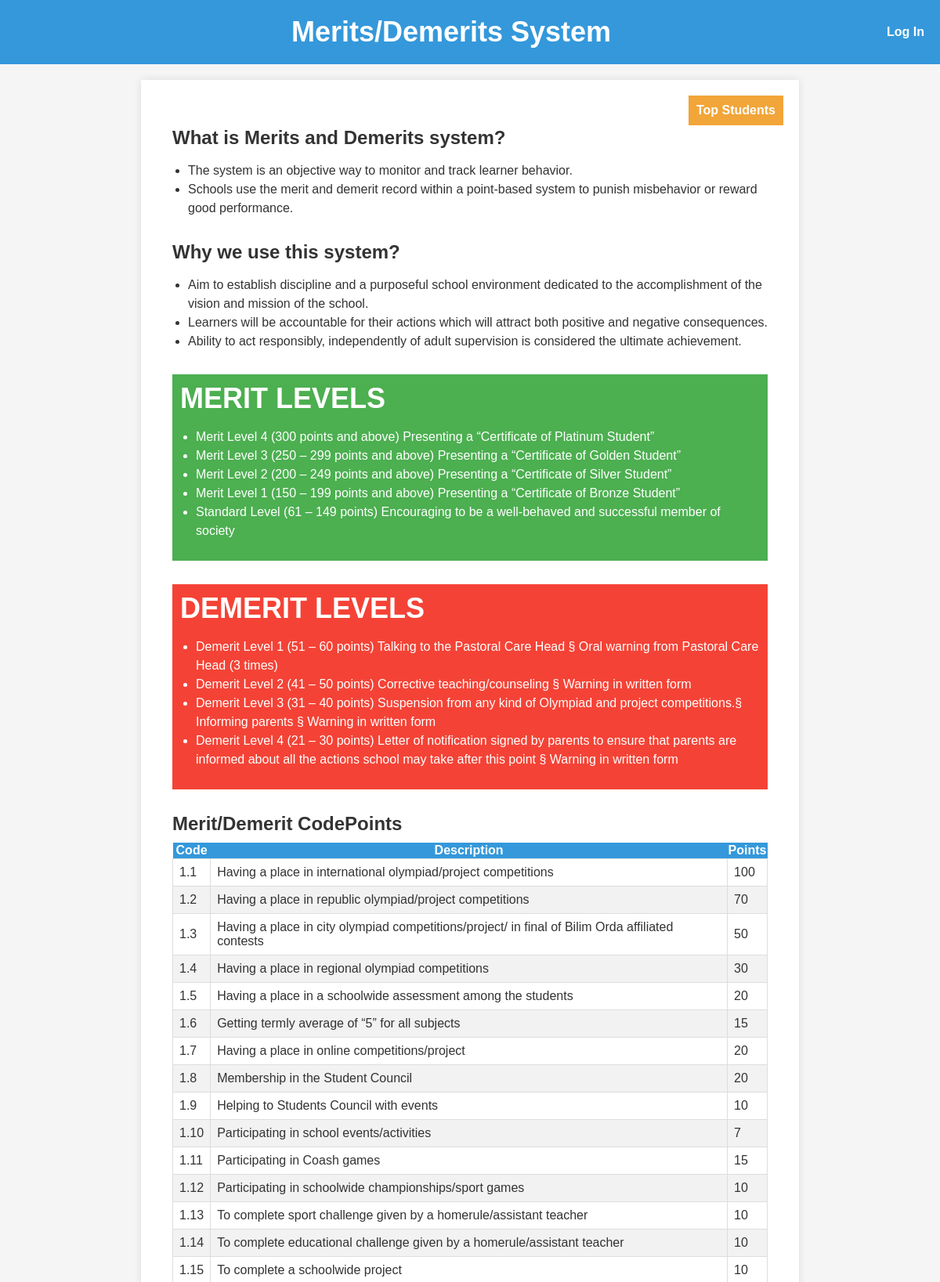
The page / (upper part) on the database its author committed.
### main/models.py (models this page shows, shortened)
class Merit(models.Model):
    code = models.CharField(max_length=256)
    description = models.TextField()
    points = models.IntegerField()

### main/views.py (the view)
# urls.py: path("", views.index, name="index"),
def index(request):
    merits = Merit.objects.all()
    return render(request, "main/index.html", {"merits": merits})

### main/templates/main/index.html (shortened to what this page needs)
{% extends "main/base.html" %}
{% block content %}
<div class="content">
    <div class="top-10">
        <a href="/top_students/">Top Students</a>
    </div>
    <div class="section">
        <h2>What is Merits and Demerits system?</h2>
        <ul>
            <li>The system is an objective way to monitor and track learner behavior.</li>
            <li>Schools use the merit and demerit record within a point-based system to punish misbehavior or reward good performance.</li>
        </ul>
    </div>
    <div class="section">
        <h2>Why we use this system?</h2>
        <ul>
            <li>Aim to establish discipline and a purposeful school environment dedicated to the accomplishment of the vision and mission of the school.</li>
            <li>Learners will be accountable for their actions which will attract both positive and negative consequences.</li>
            <li>Ability to act responsibly, independently of adult supervision is considered the ultimate achievement.</li>
        </ul>
    </div>
    <div class="section merit">
        <h1>MERIT LEVELS</h1>
        <ul>
            <li>Merit Level 4 (300 points and above) Presenting a “Certificate of Platinum Student”</li>
            <li>Merit Level 3 (250 – 299 points and above) Presenting a “Certificate of Golden Student”</li>
            <li>Merit Level 2 (200 – 249 points and above) Presenting a “Certificate of Silver Student”</li>
            <li>Merit Level 1 (150 – 199 points and above) Presenting a “Certificate of Bronze Student”</li>
            <li>Standard Level (61 – 149 points) Encouraging to be a well-behaved and successful member of society</li>
        </ul>
    </div>
    <div class="section demerit">
        <h1>DEMERIT LEVELS</h1>
        <ul>
            <li>Demerit Level 1 (51 – 60 points) Talking to the Pastoral Care Head § Oral warning from Pastoral Care Head (3 times)</li>
            <li>Demerit Level 2 (41 – 50 points) Corrective teaching/counseling § Warning in written form</li>
            <li>Demerit Level 3 (31 – 40 points) Suspension from any kind of Olympiad and project competitions.§ Informing parents § Warning in written form</li>
            <li>Demerit Level 4 (21 – 30 points) Letter of notification signed by parents to ensure that parents are informed about all the actions school may take after this point § Warning in written form</li>
        </ul>
    </div>
    <div class="section">
        <h2>Merit/Demerit CodePoints</h2>
        <table>
            <thead>
                <tr>
                    <th>Code</th>
                    <th>Description</th>
                    <th>Points</th>
                </tr>
            </thead>
            <tbody>
                {% for merit in merits %}
                    <tr>
                        <td>{{ merit.code }}</td>
                        <td>{{ merit.description }}</td>
                        <td>{{ merit.points }}</td>
                    </tr>
                {% endfor %}
            </tbody>
        </table>
    </div>
</div>
{% endblock %}

### main/templates/main/base.html (style rules this page uses)
body { font-family: 'Arial', sans-serif; margin: 0; padding: 0; background-color: #F5F5F5; color: #333; }
h1 { font-size: 36px; margin: 0; padding: 0; }
a { text-decoration: none; color: #FFF; font-weight: bold; }

### main/templates/main/index.html (style rules this page uses)
.content { max-width: 800px; margin: 0 auto; padding: 20px; font-family: Arial, sans-serif; position: relative; }
h2 { color: #333; font-size: 24px; margin-bottom: 10px; }
ul { list-style-type: disc; padding-left: 20px; }
li { font-size: 16px; line-height: 1.5; }
.section { margin-bottom: 30px; }
.merit { background-color: #4CAF50; color: white; padding: 10px; }
.demerit { background-color: #F44336; color: white; padding: 10px; }
.top-10 { position: absolute; top: 0; right: 0; background-color: #f2a538; color: white; padding: 10px; font-weight: bold; }
table { border-collapse: collapse; width: 100%; }
th { background-color: #3498DB; color: white; font-weight: bold; }
td { border: 1px solid #ddd; padding: 8px; text-align: left; }
tr:nth-child(even) { background-color: #f2f2f2; }

### rows shown on the page
Merit: code "1.1", description "Having a place in international olympiad/project competitions", points "100"
Merit: code "1.2", description "Having a place in republic olympiad/project competitions", points "70"
Merit: code "1.3", description "Having a place in city olympiad competitions/project/ in final of Bilim Orda affiliated contests", points "50"
Merit: code "1.4", description "Having a place in regional olympiad competitions", points "30"
Merit: code "1.5", description "Having a place in a schoolwide assessment among the students", points "20"
Merit: code "1.6", description "Getting termly average of “5” for all subjects", points "15"
Merit: code "1.7", description "Having a place in online competitions/project", points "20"
Merit: code "1.8", description "Membership in the Student Council", points "20"
Merit: code "1.9", description "Helping to Students Council with events", points "10"
Merit: code "1.10", description "Participating in school events/activities", points "7"
Merit: code "1.11", description "Participating in Coash games", points "15"
Merit: code "1.12", description "Participating in schoolwide championships/sport games", points "10"
Merit: code "1.13", description "To complete sport challenge given by a homerule/assistant teacher", points "10"
Merit: code "1.14", description "To complete educational challenge given by a homerule/assistant teacher", points "10"
Merit: code "1.15", description "To complete a schoolwide project", points "10"
